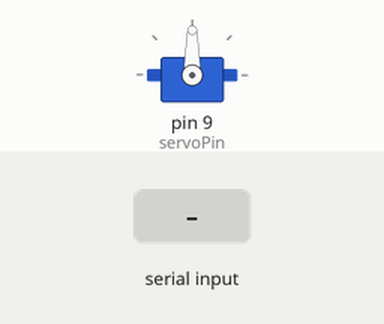
Recording of a sketch running on a simulated Arduino Uno, built with avr-gcc and run on an emulated ATmega328P. On the bench: servo. Inputs (shaded band) come from the test bench.

Above: at 1.2 s.
1.3 s: byte 30 received over Serial
At 1.7 s:
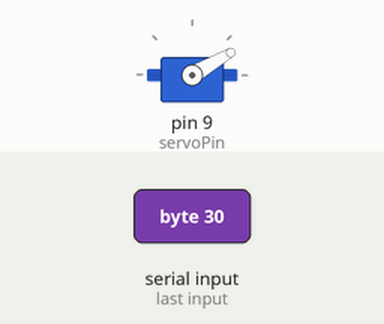
2.8 s: byte 120 received over Serial
At 4.0 s:
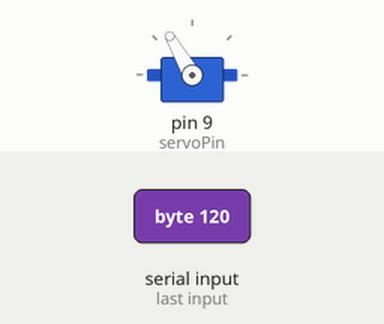
Timing chart, 0 to 5.8 s (numbered marks = the images above; inputs shaded):
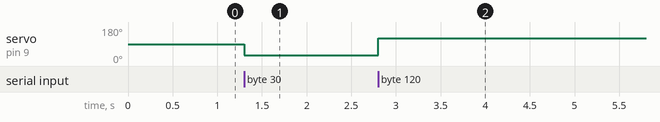

The sketch:

test.ino
```cpp
//Servo Setup Code
#include <Servo.h>
Servo myServo;

//Component Pins
int servoPin = 9;

//Servo Positon
int servoPos;

void setup() {
  Serial.begin (9600);
  myServo.attach (servoPin);
  pinMode (servoPin, OUTPUT);
}

void loop() {
  while (1){
    if (Serial.available()>0){
     servoPos = Serial.read();
     myServo.write (servoPos);
    }
  }
}
```

Measured:
- after the input at 1.3 s, servo on pin 9 (servoPin): 90° → 30° at once
- after the input at 2.8 s, servo on pin 9 (servoPin): 30° → 120° at once
